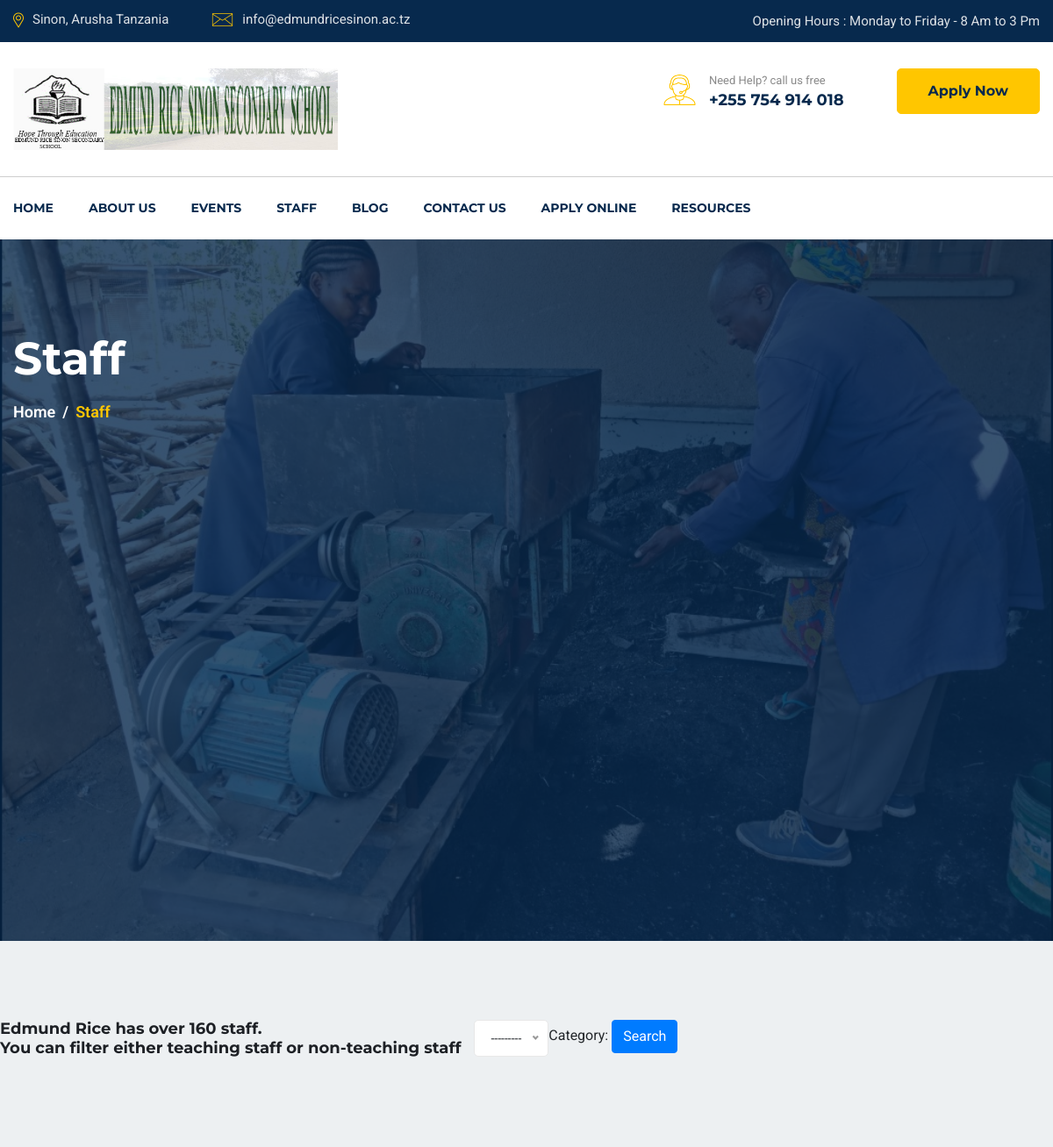
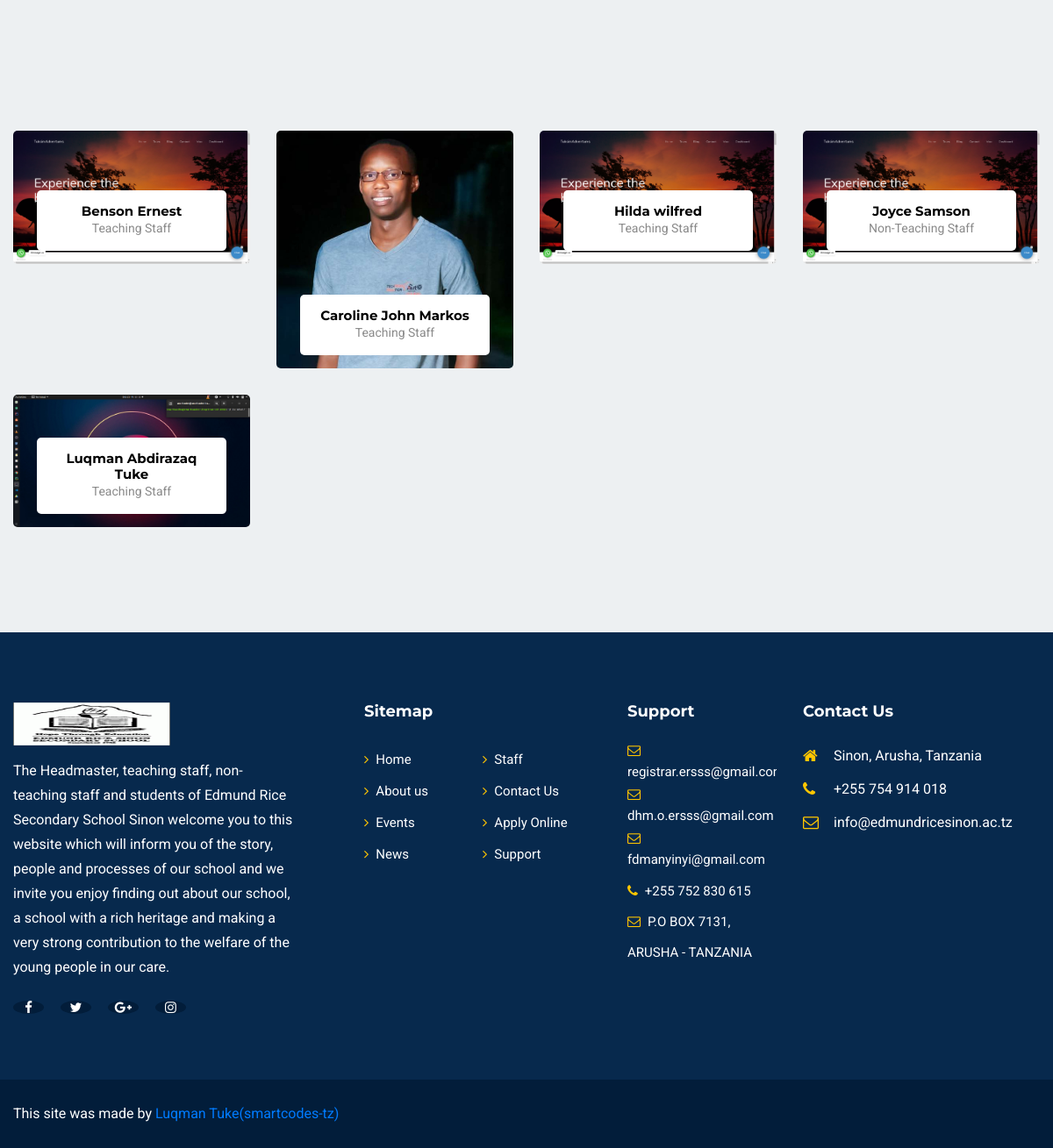
Screenshot of /staff with the database file from the repository (2 pictures, top to bottom).
### staff/models.py (models this page shows, shortened)
class Staff(models.Model):
    name = models.CharField(max_length=400)
    image = models.ImageField(upload_to='staff')
    category = models.CharField(choices=category_choice, max_length=50)
    slug = models.SlugField(max_length=250, blank=True)
    description = RichTextField(blank=True, null=True)
    class Meta:
        ordering = ['name']

### staff/views.py (the view)
# urls.py: path('staff', staff_list, name="staff_list"),
def staff_list(request):
    staffs = Staff.objects.all()
    myFilter = CategoryFilter(request.GET, queryset=staffs)
    staffs = myFilter.qs
    context = {
        'staffs': staffs,
        'myfilter': myFilter
    }
    return render(request, 'staff/staff_list.html', context)

### templates/staff/staff_list.html (shortened to what this page needs)
{% extends 'base.html' %}
{% load static %}
{% block body %}
    <section id="page-banner" class="pt-105 pb-110 bg_cover" data-overlay="8" style="background-image: url({% static 'images/page-banner-4.jpg' %})">
        <div class="container">
            <div class="row">
                <div class="col-lg-12">
                    <div class="page-banner-cont">
                        <h2>Staff</h2>
                        <nav aria-label="breadcrumb">
                            <ol class="breadcrumb">
                                <li class="breadcrumb-item"><a href="{% url 'home' %}">Home</a></li>
                                <li class="breadcrumb-item active" aria-current="page">Staff</li>
                            </ol>
                        </nav>
                    </div>
                </div>
            </div>
        </div>
    </section>
<section id="teachers-page" class="pt-90 pb-120 gray-bg">
        <div class="container">
           <div class="row">
               <h5>Edmund Rice has over 160 staff. <br>
              You can filter either teaching staff or non-teaching staff<br>
           </h5>
            <div class="col-12 col-sm-6 col-md-4 col-lg-4">
                <form action="" method='get'>
                {{ myfilter.form }}
 <button type="submit" class="btn btn-primary">Search</button>
                </form>
                </div>
                      </div>
                        </div>
 </section>
    <section id="teachers-page" class="pt-90 pb-120 gray-bg">
        <div class="container">
           <div class="row">
           {% for staff in staffs %}
               <div class="col-lg-3 col-sm-6">
                   <div class="singel-teachers mt-30 text-center">
                        <div class="image">
                            <img src="{{ staff.image.url }}" alt="Teachers">
                        </div>
                        <div class="cont">
                            <a href="{% url 'staff_detail' staff.slug %}"><h6>{{ staff.name }}</h6></a>
                            <span>{{ staff.category }}</span>
                        </div>
                    </div>
               </div>
            {% endfor %}
           </div>
        </div>
    </section>
{% endblock body %}

### templates/base.html (shortened to what this page needs)
{% load static %}
<html lang="en">
<head>
    <link rel="stylesheet" href="{% static 'css/slick.css' %}">
    <link rel="stylesheet" href="{% static 'css/animate.css' %}">
    <link rel="stylesheet" href="{% static 'css/nice-select.css' %}">
    <link rel="stylesheet" href="{% static 'css/jquery.nice-number.min.css' %}">
    <link rel="stylesheet" href="{% static 'css/magnific-popup.css' %}">
    <link rel="stylesheet" href="{% static 'css/bootstrap.min.css' %}">
    <link rel="stylesheet" href="{% static 'css/font-awesome.min.css' %}">
    <link rel="stylesheet" href="{% static 'css/default.css' %}">
    <link rel="stylesheet" href="{% static 'css/style.css' %}">
    <link rel="stylesheet" href="{% static 'css/responsive.css' %}">
</head>
<body>
    <header id="header-part">
        <div class="header-top d-none d-lg-block">
            <div class="container">
                <div class="row">
                    <div class="col-lg-6">
                        <div class="header-contact text-lg-left text-center">
                            <ul>
                                <li><img src="{% static 'images/all-icon/map.png' %}" alt="icon"><span>Sinon, Arusha Tanzania</span></li>
                                <li><img src="{% static 'images/all-icon/email.png' %}" alt="icon"><span>info@edmundricesinon.ac.tz</span></li>
                            </ul>
                        </div>
                    </div>
                    <div class="col-lg-6">
                        <div class="header-opening-time text-lg-right text-center">
                            <p>Opening Hours : Monday to Friday - 8 Am to 3 Pm</p>
                        </div>
                    </div>
                </div>
            </div>
        </div>
        <div class="header-logo-support pt-30 pb-30">
            <div class="container">
                <div class="row">
                    <div class="col-lg-4 col-md-4">
                        <div class="logo">
                            <a href="{% url 'home' %}">
                                <img src="{% static 'images/logo.jpg' %}" alt="Logo">
                            </a>
                        </div>
                    </div>
                    <div class="col-lg-8 col-md-8">
                        <div class="support-button float-right d-none d-md-block">
                            <div class="support float-left">
                                <div class="icon">
                                    <img src="{% static 'images/all-icon/support.png' %}" alt="icon">
                                </div>
                                <div class="cont">
                                    <p>Need Help? call us free</p>
                                    <span>+255 754 914 018</span>
                                </div>
                            </div>
                            <div class="button float-left">
                                <a href="{% url 'applications' %}" class="main-btn">Apply Now</a>
                            </div>
                        </div>
                    </div>
                </div>
            </div>
        </div>
        <div class="navigation">
            <div class="container">
                <div class="row">
                    <div class="col-lg-10 col-md-10 col-sm-9 col-8">
                        <nav class="navbar navbar-expand-lg">
                            <div class="collapse navbar-collapse sub-menu-bar" id="navbarSupportedContent">
                                <ul class="navbar-nav mr-auto">
                                     <li class="nav-item">
                                        <a href="{% url 'home' %}">Home</a>
                                    </li>
                                    <li class="nav-item">
                                        <a href="{% url 'aboutus' %}">About us</a>
                                    </li>
                                     <li class="nav-item">
                                        <a href="{% url 'events_list' %}">Events</a>
                                    </li>
                                     <li class="nav-item">
                                        <a href="{% url 'staff_list' %}">Staff</a>
                                    </li>
                                     <li class="nav-item">
                                        <a href="{% url 'post_list' %}">Blog</a>
                                    </li>
                                    <li class="nav-item">
                                        <a href="{% url 'contact' %}">Contact Us</a>
                                    </li>
                                         <li class="nav-item">
                                        <a href="{% url 'applications' %}">Apply Online</a>
                                    </li>
                                     <li class="nav-item">
                                        <a href="#">Resources</a>
                                     </li>
                                </ul>
                            </div>
                        </nav>
                    </div>
                </div>
            </div>
        </div>
    </header>
  {% block body %}
  {% endblock body %}
    <footer id="footer-part">
        <div class="footer-top pt-40 pb-70">
            <div class="container">
                <div class="row">
                    <div class="col-lg-4 col-md-6">
                        <div class="footer-about mt-40">
                            <div class="logo">
                                <a href="{% url 'home' %}"><img src="{% static 'images/logo-2.png' %}" alt="Logo"></a>
                            </div>
                            <p>The Headmaster, teaching staff, non-teaching staff and students of Edmund Rice Secondary School Sinon welcome you to this website which will inform you of the story, people and processes of our school and we invite you enjoy finding out about our school, a school with a rich heritage and making a very strong contribution to the welfare of the young people in our care.</p>
                            <ul class="mt-20">
                                <li><a href="#"><i class="fa fa-facebook-f"></i></a></li>
                                <li><a href="#"><i class="fa fa-twitter"></i></a></li>
                                <li><a href="#"><i class="fa fa-google-plus"></i></a></li>
                                <li><a href="#"><i class="fa fa-instagram"></i></a></li>
                            </ul>
                        </div>
                    </div>
                    <div class="col-lg-3 col-md-6 col-sm-6">
                        <div class="footer-link mt-40">
                            <div class="footer-title pb-25">
                                <h6>Sitemap</h6>
                            </div>
                             <ul>
                                <li><a href="{% url 'home' %}"><i class="fa fa-angle-right"></i>Home</a></li>
                                <li><a href="{% url 'aboutus' %}"><i class="fa fa-angle-right"></i>About us</a></li>
                                <li><a href="{% url 'events_list' %}"><i class="fa fa-angle-right"></i>Events</a></li>
                                <li><a href="{% url 'post_list' %}"><i class="fa fa-angle-right"></i>News</a></li>
                            </ul>
                            <ul>
                                <li><a href="{% url 'staff_list' %}"><i class="fa fa-angle-right"></i>Staff</a></li>
                                <li><a href="{% url 'contact' %}"><i class="fa fa-angle-right"></i>Contact Us</a></li>
                                <li><a href="{% url 'applications' %}"><i class="fa fa-angle-right"></i>Apply Online</a></li>
                                <li><a href="#"><i class="fa fa-angle-right"></i>Support</a></li>
                            </ul>
                        </div>
                    </div>
                    <div class="col-lg-2 col-md-6 col-sm-6">
                        <div class="footer-link support mt-40">
                            <div class="footer-title pb-25">
                                <h6>Support</h6>
                            </div>
                            <ul>
                                <li><a href="#"><i class="fa fa-envelope-o"></i>registrar.ersss@gmail.com</a></li>
                                <li><a href="#"><i class="fa fa-envelope-o"></i>dhm.o.ersss@gmail.com</a></li>
                                <li><a href="#"><i class="fa fa-envelope-o"></i>fdmanyinyi@gmail.com</a></li>
                                <li><a href="#"><i class="fa fa-phone"></i>+255 752 830 615</a></li>
                                <li><a href="#"><i class="fa fa-envelope-o"></i>P.O BOX 7131, ARUSHA - TANZANIA</a></li>
                            </ul>
                        </div>
                    </div>
                    <div class="col-lg-3 col-md-6">
                        <div class="footer-address mt-40">
                            <div class="footer-title pb-25">
                                <h6>Contact Us</h6>
                            </div>
                            <ul>
                                <li>
                                    <div class="icon">
                                        <i class="fa fa-home"></i>
                                    </div>
                                    <div class="cont">
                                        <p>Sinon, Arusha, Tanzania</p>
                                    </div>
                                </li>
                                <li>
                                    <div class="icon">
                                        <i class="fa fa-phone"></i>
                                    </div>
                                    <div class="cont">
                                        <p>+255 754 914 018</p>
                                    </div>
                                </li>
                                <li>
                                    <div class="icon">
                                        <i class="fa fa-envelope-o"></i>
                                    </div>
                                    <div class="cont">
                                        <p>info@edmundricesinon.ac.tz</p>
                                    </div>
                                </li>
                            </ul>
                        </div>
                    </div>
                </div>
            </div>
        </div>
        <div class="footer-copyright pt-10 pb-25">
            <div class="container">
                <div class="row">
                    <div class="col-md-8">
                        <div class="copyright text-md-left text-center pt-15">
                            <p>This site was  made by <a target="_blank" href="https://www.luqmantuke.xyz">Luqman Tuke(smartcodes-tz)</a> </p>
                        </div>
                    </div>
                    <div class="col-md-4">
                        <div class="copyright text-md-right text-center pt-15">
                        </div>
                    </div>
                </div>
            </div>
        </div>
    </footer>
</body>
</html>

### static/css/default.css (style rules this page uses)
.mt-20 { margin-top: 20px; }
.mt-30 { margin-top: 30px; }
.mt-40 { margin-top: 40px; }
.pt-10 { padding-top: 10px; }
.pt-15 { padding-top: 15px; }
.pt-30 { padding-top: 30px; }
.pt-40 { padding-top: 40px; }
.pt-90 { padding-top: 90px; }
.pt-105 { padding-top: 105px; }
.pb-25 { padding-bottom: 25px; }
.pb-30 { padding-bottom: 30px; }
.pb-70 { padding-bottom: 70px; }
.pb-110 { padding-bottom: 110px; }
.pb-120 { padding-bottom: 120px; }
.gray-bg { background: #edf0f2; }
[data-overlay] { position: relative; }
[data-overlay]::before { background: #07294d none repeat scroll 0 0; content: ""; height: 100%; left: 0; position: absolute; top: 0; width: 100%; z-index: 1; }
[data-overlay="8"]::before { opacity: 0.8; }

### rows the page displays
Staff: name "Benson Ernest", category "Teaching Staff"
Staff: image (picture), name "Caroline John Markos", category "Teaching Staff"
Staff: name "Hilda wilfred", category "Teaching Staff"
Staff: name "Joyce Samson", category "Non-Teaching Staff"
Staff: name "Luqman Abdirazaq Tuke", category "Teaching Staff"

### other values shown
{{ myfilter.form }} "Category:"
